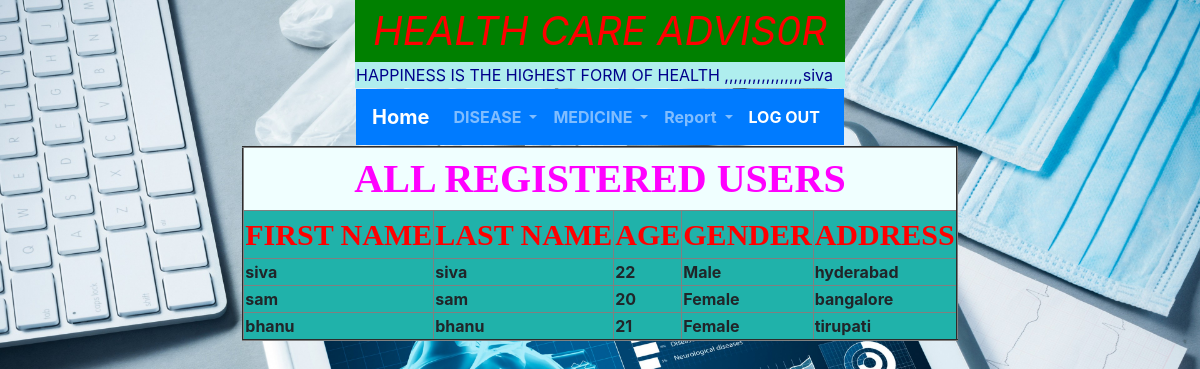
/all_register_users/, run on the app's committed database.
### app_healthcare/models.py (models this page shows)
class UserLoginModel(models.Model):
    idno=models.IntegerField(primary_key=True)
    firstname=models.CharField(max_length=40)
    lastname=models.CharField(max_length=30)
    age=models.IntegerField()
    gender=models.CharField(max_length=15)
    address=models.CharField(max_length=200)
    usermname=models.EmailField(unique=True)
    password=models.CharField(max_length=10)

### app_healthcare/views.py (the view)
# urls.py: path('all_register_users/',views.all_register_users,name='all_register_users'),
def all_register_users(request):
    return render(request,"all_registers.html",{"rmdata":UserLoginModel.objects.all()})

### templates/all_registers.html
{% extends "adminhome.html" %}
{% block adminhome %}
    <table align="center"border="2"bgcolor="#20b2aa">
        <tr>
            <th colspan="5" style="text-align: center;color: magenta;font-family: Batang;font-size: 40px;background-color: azure"> ALL REGISTERED USERS</th>
        </tr>
        <tr>
            <th style="text-align: center;color: red;font-family: Batang;font-size: 30px">FIRST NAME</th>
            <th style="text-align: center;color: red;font-family: Batang;font-size: 30px">LAST NAME</th>
            <th style="text-align: center;color: red;font-family: Batang;font-size: 30px">AGE</th>
            <th style="text-align: center;color: red;font-family: Batang;font-size: 30px">GENDER</th>
            <th style="text-align: center;color: red;font-family: Batang;font-size: 30px">ADDRESS</th>
        </tr>
    {% for x in rmdata %}
        <tr>
        <th>{{ x.firstname }}</th>
        <th>{{ x.lastname }}</th>
        <th>{{ x.age }}</th>
        <th>{{ x.gender }}</th>
        <th>{{ x.address }}</th>
        </tr>
    {% endfor %}
    </table>
{% endblock %}

### templates/adminhome.html (shortened to what this page needs)
{% load static %}
<!doctype html>
<html lang="en">
  <head>
    <link rel="stylesheet" href="https://stackpath.bootstrapcdn.com/bootstrap/4.4.1/css/bootstrap.min.css">
      <link rel="stylesheet"href="{% static 'css/admin.css' %}"type="text/css">
  </head>
  <body>
    <table align="center"border="0">
        <tr >
            <td align="center"style="background-color: green;color: red;font-size: 40px;font-style: oblique">HEALTH CARE ADVIS0R</td>
        </tr>
        <tr>
            <td style="background-color:paleturquoise;color:darkblue">
                <marquee>HAPPINESS IS THE HIGHEST FORM OF HEALTH ,,,,,,,,,,,,,,,,,siva</marquee>
            </td>
        </tr>
        <tr>
            <th>
                <nav class="navbar navbar-expand-lg navbar-dark bg-primary">
  <a class="navbar-brand" href="{% url 'admin_home' %}">Home</a>
  <div class="collapse navbar-collapse" id="navbarNavDropdown">
    <ul class="navbar-nav">
         <li class="nav-item dropdown">
        <a class="nav-link dropdown-toggle navbar-dark" href="#" id="navbarDropdownMenuLink" role="button" data-toggle="dropdown" aria-haspopup="true" aria-expanded="false">
          DISEASE
        </a>
      </li>
                <li class="nav-item dropdown">
        <a class="nav-link dropdown-toggle navbar-dark" href="#" id="navbarDropdownMenuLink" role="button" data-toggle="dropdown" aria-haspopup="true" aria-expanded="false">
          MEDICINE
        </a>
      </li>
        <li class="nav-item dropdown">
        <a class="nav-link dropdown-toggle navbar-dark" href="#" id="navbarDropdownMenuLink" role="button" data-toggle="dropdown" aria-haspopup="true" aria-expanded="false">
          Report
        </a>
      </li>
          <li class="nav-item active">
        <a class="nav-link" href="{% url 'index' %}">LOG OUT <span class="sr-only">(current)</span></a>
      </li>
    </ul>
  </div>
</nav>
                        </th>
                    </tr>
            </table>
  </body>
{% block adminhome %}
{% endblock %}
</html>

### app_healthcare/static/css/admin.css (style rules this page uses)
body { background-image: url("../images/adminhom.JPEG"); background-size: 100%; }

### data on the page
UserLoginModel: firstname "siva", lastname "siva", age "22", gender "Male", address "hyderabad"
UserLoginModel: firstname "sam", lastname "sam", age "20", gender "Female", address "bangalore"
UserLoginModel: firstname "bhanu", lastname "bhanu", age "21", gender "Female", address "tirupati"
